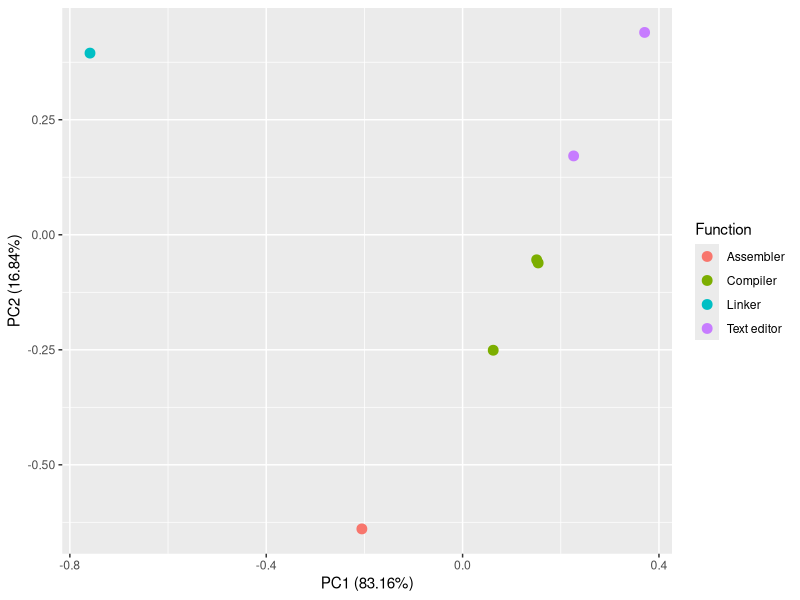
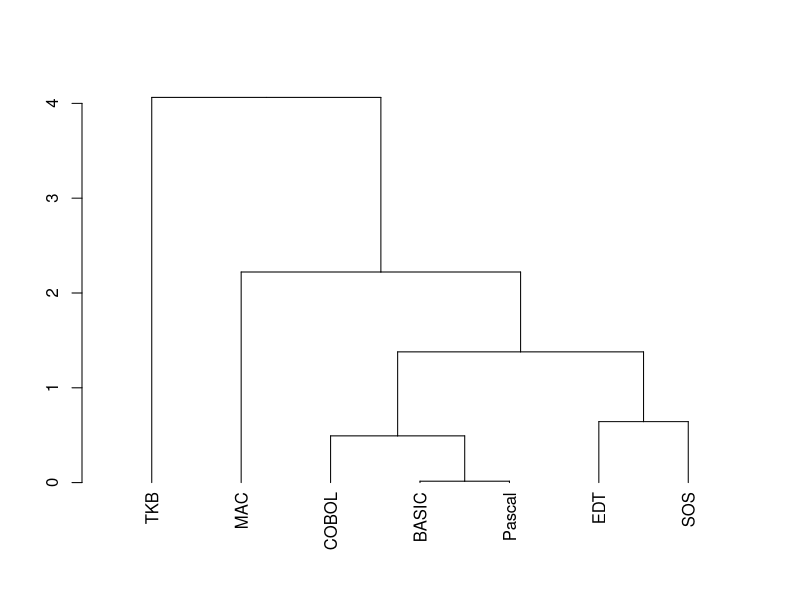

Generate these figures, in order, with R:
## ---- chunk 1
dataset <- read.csv("table-6.7.csv")
print(dataset)
## ---- chunk 2
pca_result <- prcomp(dataset[3:4], scale = TRUE)
print(pca_result)
## ---- chunk 3
library(ggfortify)
autoplot(pca_result, data = dataset, colour = 'Function', size = 3)
## ---- chunk 4
library(tibble)
dataset <- column_to_rownames(dataset, var = "Program.Name")[,-1]
print(dataset)
## ---- chunk 5
dist <- dist(scale(dataset), method = "euclidean")
clust <- hclust(dist, method = "ward.D2")
## ---- chunk 6
dend <- as.dendrogram(clust)
plot(dend)
